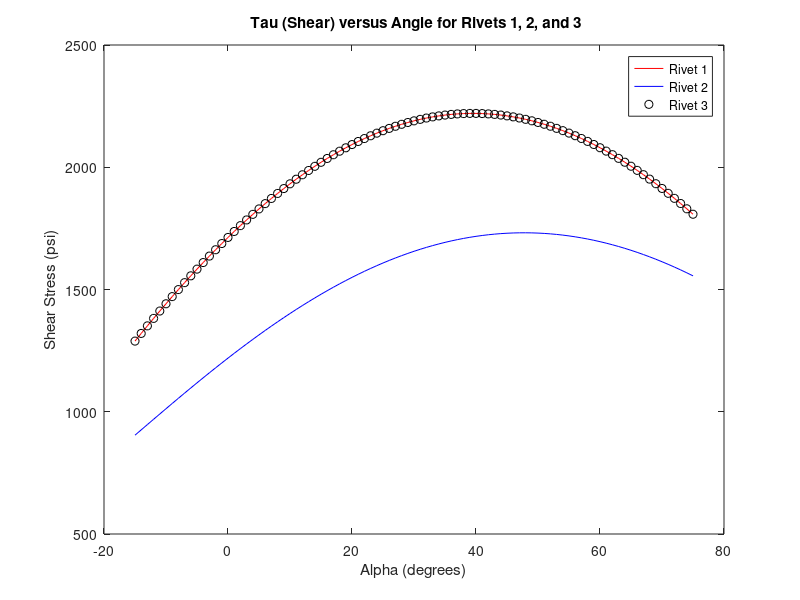
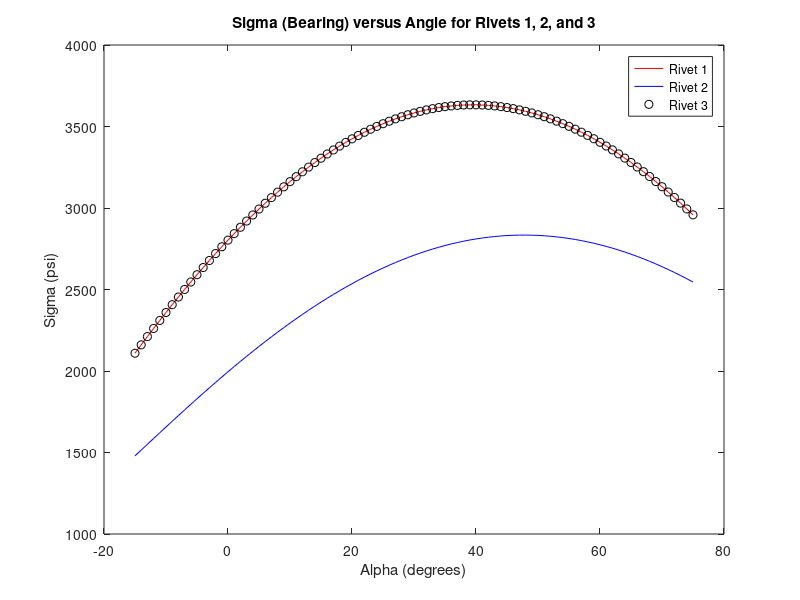
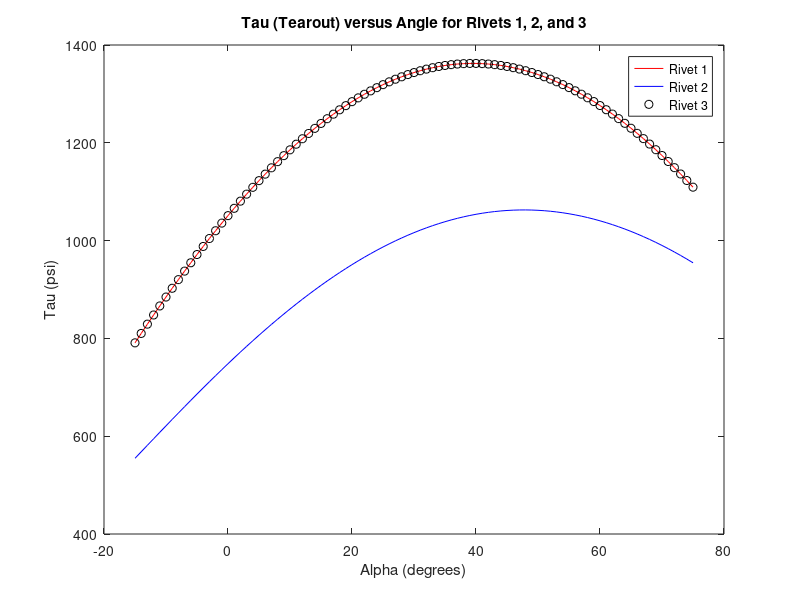
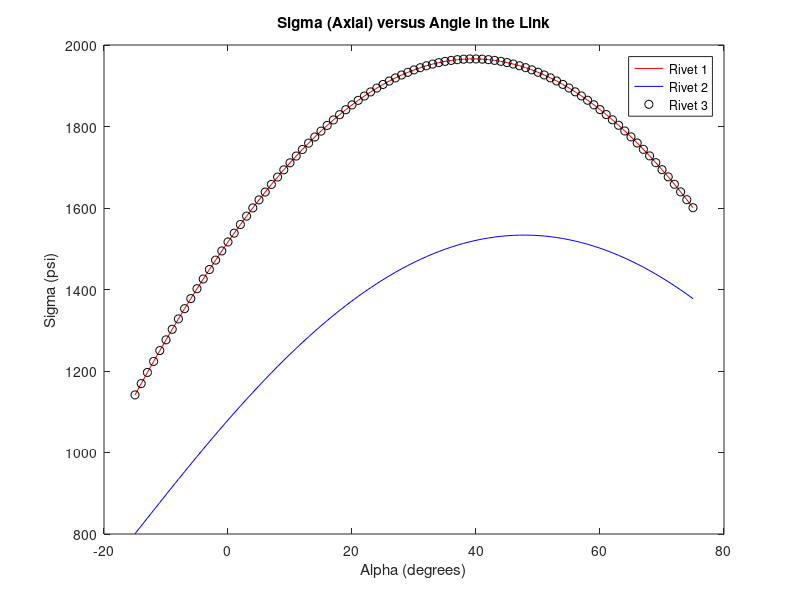

These charts were generated, in order, by the following MATLAB code:
%%%%%%%%%%%%%%%%%%%%%%%%%%%%%%%%%%%%%%%%%%%%%%%%%%%%%%%%%%%%%%%%%%%%%%%%%%%
% Ian Landwehr, Sam Alvares, and Sam Ridgley
% March 23rd, 2021
%
% ME480: Machine Component Design
% Dr. Constans
% Spring 2021
%
%%%%%%%%%%%%%%%%%%%%%%%%%%%%%%%%%%%%%%%%%%%%%%%%%%%%%%%%%%%%%%%%%%%%%%%%%%%

clc
close all
clear variables

%% Given Measurements for the Free Body Diagram
x1 = 1.032 ;  % inches
x2 = 0 ;      % inches
x3 = 2.825 ;  % inches
x4 = 9.625 ;  % inches
y1 = 5.936 ;  % inches
y2 = 0 ;      % inches
y3 = 1.16 ;   % inches
y4 = 7.9375 ; % inches
pin_diameter = 0.25 ; % inches
theta = 20.577 * (pi/180) ; % (refers to the theta (in radians) calculated using Pythagorean theorem)
t_arm = 0.09 ; % inches (refers to the thickness of the arm)
t_link = 0.09 ; % inches (refers to the thickness of the link)
thickness = 0.09 ; % since values for arm and link are the same for simplicity
Force = 20 ; % lbf (refers to half the force applied to the handle due to symmetry)
FOS = 1.8 ; % (refers to the Factor of Safety required)
alpha_degrees = -15:75 ; % (refers to alpha angle range in degrees)
alpha = alpha_degrees * (pi/180) ; % (refers to alpha angle converted from degrees to radians)
zero_degree_index = 16 ; % (refers to the index at which alpha is zero degrees)
ten_degree_index = 26  ; % (refers to the index at which alpha is ten degrees)

%% Determining Numerical Values for Reaction Forces at Pins 1, 2, and 3

% The intermediate, variable solutions were documented in Maple using the
% system of four equations to solve for the four unknowns. The four
% reaction force values were documented as follows:

F1 = Force * (sin(alpha)*y4 + cos(alpha)*x4) / (sin(theta)*y3 + cos(theta)*x3) ; 
F3 = Force * (sin(alpha)*y4 + cos(alpha)*x4) / (sin(theta)*y3 + cos(theta)*x3) ; 
F2_x = -(Force)*(sin(alpha)*sin(theta)*y3 - sin(alpha)*sin(theta)*y4 + sin(alpha)*cos(theta)*x3 - sin(theta)*cos(alpha)*x4) / (sin(theta)*y3 + cos(theta)*x3) ; % x-component of the force present at rivet 2
F2_y = -(Force)*(sin(alpha)*cos(theta)*y4 - sin(theta)*cos(alpha)*y3 - cos(alpha)*cos(theta)*x3 + cos(alpha)*cos(theta)*x4) / (sin(theta)*y3 + cos(theta)*x3) ; % y-component of the force present at rivet 2
F2 = sqrt( (F2_x).^2 + (F2_y).^2 ) ; % Combine the x and y component force vectors for rivet 2. 

% Below are intermediate calculations

fprintf('This is F1 with alpha at zero degrees')
F1(zero_degree_index)
fprintf('This is F1 with alpha at ten degrees')
F1(ten_degree_index)
fprintf('This is F2x with alpha at zero degrees')
F2_x(zero_degree_index)
fprintf('This is F2x with alpha at ten degrees')
F2_x(ten_degree_index)
fprintf('This is F2y with alpha at zero degrees')
F2_y(zero_degree_index)
fprintf('This is F2y with alpha at ten degrees')
F2_y(ten_degree_index)
fprintf('This is F2 with alpha at zero degrees')
F2(zero_degree_index)
fprintf('This is F2 with alpha at ten degrees')
F2(ten_degree_index)
fprintf('This is F3 with alpha at zero degrees')
F3(zero_degree_index)
fprintf('This is F3 with alpha at ten degrees')
F3(ten_degree_index)


%% Calculation of Shear Stress (DOUBLE-CHECK THIS SECTION)

pin_radius_outer = 1/8 ; % inches
pin_thickness = 1/16 ; % inches
pin_radius_inner = pin_radius_outer - pin_thickness ; % inches
pin_inner_area = pi * pin_radius_inner^2 ; % inches^2
pin_outer_area = pi * pin_radius_outer^2 ; % inches^2

Area_Pin =  pin_outer_area - pin_inner_area ; % inches^2
Tau_Pin_1_Shear = F1 / Area_Pin ; % psi
Tau_Pin_2_Shear = F2 / Area_Pin ; % psi
Tau_Pin_3_Shear = F3 / Area_Pin ; % psi

%% Plotting Different Shear Stresses at Rivets 1, 2, and 3

figure(1)
plot(alpha_degrees, Tau_Pin_1_Shear, '-r') ;
hold on 
plot(alpha_degrees, Tau_Pin_2_Shear, '-b') ;
hold on 
plot(alpha_degrees, Tau_Pin_3_Shear, 'ko') ;
xlabel('Alpha (degrees)') ;
ylabel('Shear Stress (psi)') ;
title(' Tau (Shear) versus Angle for Rivets 1, 2, and 3') ;
legend('Rivet 1', 'Rivet 2', 'Rivet 3') ;



%% Maximum Shear Strength Calculation

% Making an array with the maximum shear stress of any pin occurs at Rivets
% 1/3 as shown in Figure 1. We therefore know that the maximum shear stress
% is always on pins located at rivet 1 and rivet 3 (with the same value). 

Maximum_Tau_Shear = Tau_Pin_3_Shear ;

% Calculate the shear strength given the FOS above and the assumption that
% a material's strength in shear is 1/2 its strength in tension. 

Shear_Strength = 2 * Maximum_Tau_Shear * FOS ;

%% Calculation of Bearing Stress

% We know that the bearing stress will be the same in the link and the arm
% beacuse they have the same diameter and thickness. 

Area_Bearing = pin_diameter * thickness ;
Sigma_Pin_1_Bearing = F1 / Area_Bearing ;
Sigma_Pin_2_Bearing = F2 / Area_Bearing ;
Sigma_Pin_3_Bearing = F3 / Area_Bearing ;

%% Plotting Different Bearing Stresses at Rivets 1, 2, and 3
figure(2)
plot(alpha_degrees, Sigma_Pin_1_Bearing, '-r') ;
hold on 
plot(alpha_degrees, Sigma_Pin_2_Bearing, '-b') ;
hold on 
plot(alpha_degrees, Sigma_Pin_3_Bearing, 'ko') ;
xlabel('Alpha (degrees)') ;
ylabel('Sigma (psi)') ;
title('Sigma (Bearing) versus Angle for Rivets 1, 2, and 3') ;
legend('Rivet 1', 'Rivet 2', 'Rivet 3') ;

%% Maximum Bearing Strength Calculation

% From Figure 2, we know the highest bearing stress will occur at pins 1
% and 3 because they experience the highest force and all the pins have the
% same area

Maximum_Sigma_Bearing = Sigma_Pin_3_Bearing ;

% Calculate the bearing strength given the FOS above

Bearing_Strength = Maximum_Sigma_Bearing * FOS ;

%% Calculation of the Tearout Stress

x = sqrt((.3560)^2-(.125)^2) ;
Area_Tearout = 2 * x * thickness ;

Tau_Pin_1_Tearout = F1 / Area_Tearout ;
Tau_Pin_2_Tearout = F2 / Area_Tearout ;
Tau_Pin_3_Tearout = F3 / Area_Tearout ;

%% Plotting Different Tearout Stresses at Rivets 1, 2, and 3
figure(3)
plot(alpha_degrees, Tau_Pin_1_Tearout, '-r') ;
hold on 
plot(alpha_degrees, Tau_Pin_2_Tearout, '-b') ;
hold on 
plot(alpha_degrees, Tau_Pin_3_Tearout, 'ko') ;
xlabel('Alpha (degrees)') ;
ylabel('Tau (psi)') ;
title('Tau (Tearout) versus Angle for Rivets 1, 2, and 3') ;
legend('Rivet 1', 'Rivet 2', 'Rivet 3') ;

%% Maximum Tearout Strength Calculation 

% From Figure 3, we know the highest tearout stress will occur at pins 1
% and 3 because they experience the highest force and all the pins have the
% same area. 

Maximum_Tau_Tearout = Tau_Pin_3_Tearout ;

% Calculate the tearout strength given the FOS above and the assumption
% that a material's strength in shear is 1/2 its strength in tension.

Tearout_Strength = 2* Maximum_Tau_Tearout * FOS ;


%% Calculation of the Axial Stress

Area_Axial = thickness * .462 ;

Sigma_Pin_1_Axial = F1 / Area_Axial ;
Sigma_Pin_2_Axial = F2 / Area_Axial ;
Sigma_Pin_3_Axial = F3 / Area_Axial ;



%% Plotting Different Axial Stresses in the Link

figure(4)
plot(alpha_degrees, Sigma_Pin_1_Axial, '-r') ;
hold on 
plot(alpha_degrees, Sigma_Pin_2_Axial, '-b') ;
hold on 
plot(alpha_degrees, Sigma_Pin_3_Axial, 'ko') ;
xlabel('Alpha (degrees)') ;
ylabel('Sigma (psi)') ;
title('Sigma (Axial) versus Angle in the Link') ;
legend('Rivet 1', 'Rivet 2', 'Rivet 3') ;



%% Maximum Axial Strength Calculation

Maximum_Sigma_Axial = Sigma_Pin_3_Axial ;

% Calculate the axial strength given the FOS above

Axial_Strength = Maximum_Sigma_Axial * FOS ;



%% Completing the "Basic" Level Calculations (alpha is 0 degrees)

Shear_Strength_0 = Shear_Strength(zero_degree_index) ;
Bearing_Strength_0 = Bearing_Strength(zero_degree_index) ;
Tearout_Strength_0 = Tearout_Strength(zero_degree_index) ;
Axial_Strength_0 = Axial_Strength(zero_degree_index) ;



%% Completing the "Medium" Level Calculations (alpha is 10 degrees)

Shear_Strength_10 = Shear_Strength(ten_degree_index) ;
Bearing_Strength_10 = Bearing_Strength(ten_degree_index) ;
Tearout_Strength_10 = Tearout_Strength(ten_degree_index) ;
Axial_Strength_10 = Axial_Strength(ten_degree_index) ;



%% Completing the "Advanced" Level Calculations
% Computing Force on Can

% From the FBD the force on the can can be calculated from the force on the
% pin C
figure(5)
F_can = 2*F1.*cos(theta);
plot(alpha_degrees,F_can,'.k');
title('Force on the Can versus Angle')
xlabel('Angle (degrees)')
ylabel('Force (lbf)')


figure(6)
plot(alpha_degrees, Shear_Strength,'.m') ;
hold on
plot(alpha_degrees, Bearing_Strength,'.b') ;
hold on
plot(alpha_degrees, Tearout_Strength,'.g') ;
hold on
plot(alpha_degrees, Axial_Strength, '.r') ;
hold off

title('Strengths with Respect to Stress Type') ;
xlabel('Alpha (Degrees)') ;
ylabel('Stress (psi)') ;
legend('Shear', 'Bearing', 'Tearout', 'Axial') ;